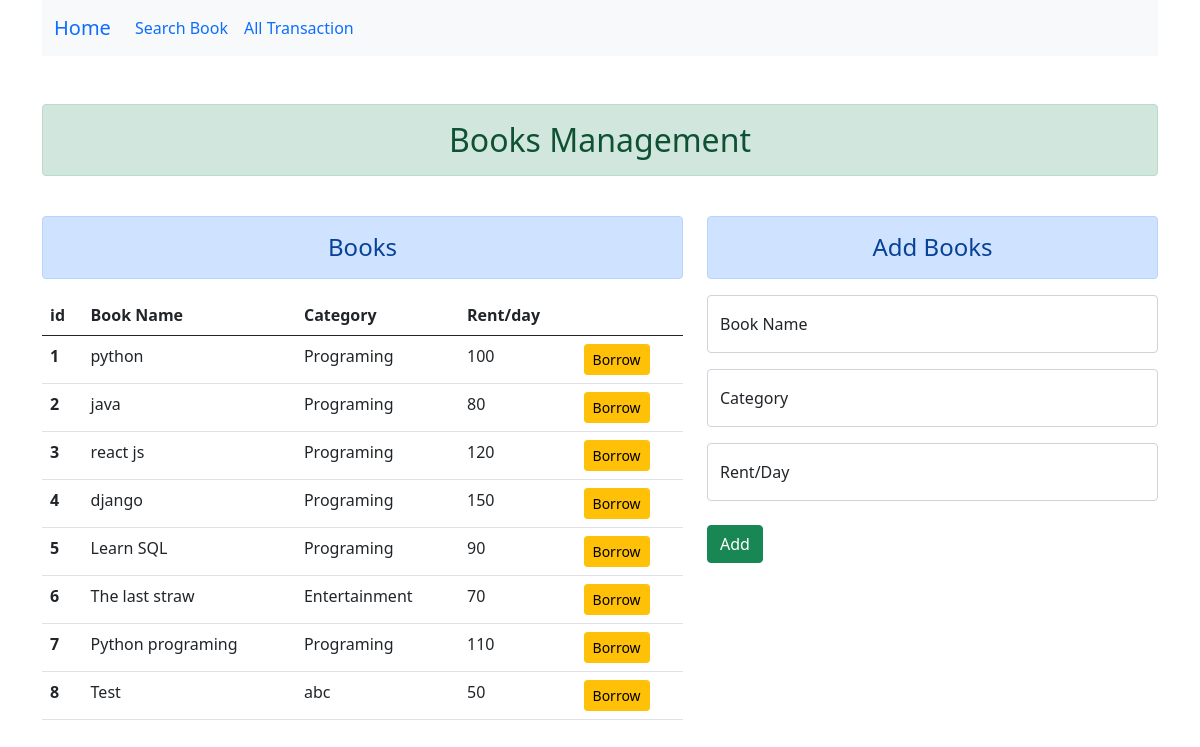
The page / on the database its author committed.
### base/models.py (models this page shows, shortened)
class Book(models.Model):
    book_name = models.CharField(max_length=150, null=False, blank=False)
    category = models.CharField(max_length=150,null=False, blank=False )
    rent_per_day = models.CharField(max_length=150,null=False, blank=False )

### base/views.py (the view, shortened to what this page needs)
# urls.py: path('', views.home, name='home'),
def home(request):
    books = Book.objects.all()
    return render(request,'home.html',{'books':books})

### base/templates/home.html (shortened to what this page needs)
{% extends 'base.html' %}
{% block content %}
<div class="row">
    <div class="col-sm-7 ">
        <h4 class="text-center alert alert-primary mt-4">Books</h4>
        <table class="table">
          <thead>
            <tr>
              <th scope="col">id</th>
              <th scope="col">Book Name</th>
              <th scope="col">Category</th>
              <th scope="col">Rent/day</th>
              <th scope="col"></th>
            </tr>
          </thead>
          <tbody>
            {% for book in books %}
            <tr>
              <th scope="row">{{book.id}}</th>
              <td>{{book.book_name}}</td>
              <td>{{book.category}}</td>
              <td>{{book.rent_per_day}}</td>
              <td><a class="btn btn-warning btn-sm" href="{% url 'transactionrecord' book.id %}">Borrow</a></td>
            </tr>
            {% endfor %}
        </tbody>
        </table>
    </div>
    <div class="col-sm-5">
        <h4 class="text-center alert alert-primary mt-4">Add Books</h4>
        <form action="" method="post">
            <div class="form-floating mb-3 ">
                <input type="text" class="form-control" name="book_name" id="floatingInput" placeholder="Book Name" Required>
                <label for="floatingInput">Book Name</label>
              </div>
            <div class="form-floating mb-3">
                <input type="text" class="form-control" name="category" id="floatingInput" placeholder="Category" Required>
                <label for="floatingInput">Category</label>
              </div>
              <div class="form-floating">
                <input type="text" class="form-control" name="rent_per_day" id="floatingInput" placeholder="rent/Day" Required>
                <label for="floatingPassword">Rent/Day</label>
              </div>
              <br>
              <button class="btn btn-success" type="submit">Add</button>
        </form>
    </div
</div>
{% endblock content %}

### rows shown on the page
Book: id "1", book_name "python", category "Programing", rent_per_day "100"
Book: id "2", book_name "java", category "Programing", rent_per_day "80"
Book: id "3", book_name "react js", category "Programing", rent_per_day "120"
Book: id "4", book_name "django", category "Programing", rent_per_day "150"
Book: id "5", book_name "Learn SQL", category "Programing", rent_per_day "90"
Book: id "6", book_name "The last straw", category "Entertainment", rent_per_day "70"
Book: id "7", book_name "Python programing", category "Programing", rent_per_day "110"
Book: id "8", book_name "Test", category "abc", rent_per_day "50"
